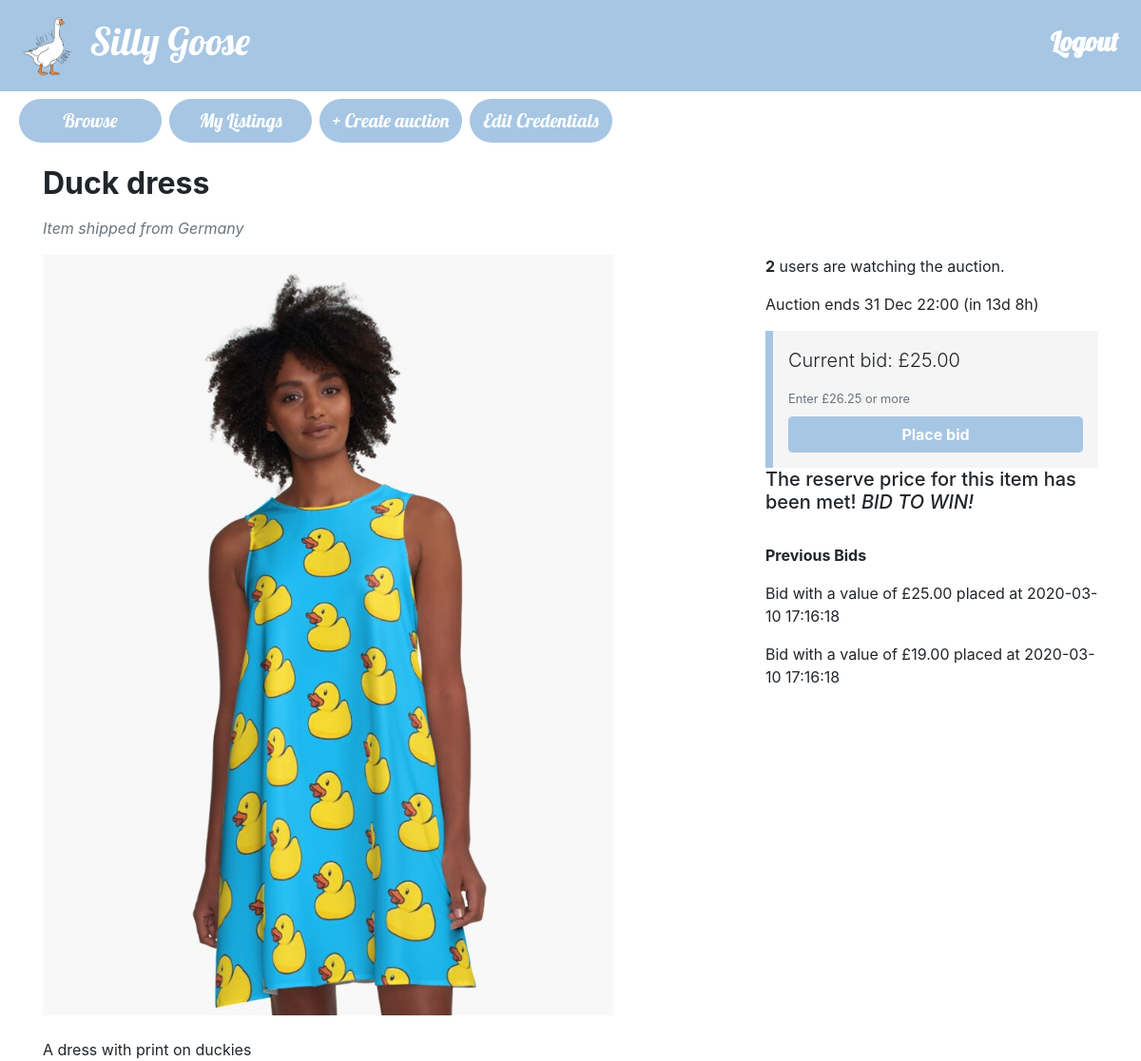
Page /listing.php?item_id=5 (signed in) on the committed database.
### tables this page shows
CREATE TABLE bids (
  bidID INT AUTO_INCREMENT PRIMARY KEY,
  buyerEmail VARCHAR(50),
  auctionID INT,
  bidValue FLOAT(10,2),
  bidDate TIMESTAMP NOT NULL DEFAULT CURRENT_TIMESTAMP);

### utilities.php (called while the page is built, shortened)
<?php
function display_time_remaining($interval) {
    if ($interval->days == 0 && $interval->h == 0) {
      $time_remaining = $interval->format('%im %Ss');
    }
    else if ($interval->days == 0) {
      $time_remaining = $interval->format('%hh %im');
    }
    else {
      $time_remaining = $interval->format('%ad %hh');
    }
  return $time_remaining;
}
function query($query) {
  $connection = mysqli_connect($dbhost,$dbuser,$dbpass,$dbname);
  $result = mysqli_query($connection,$query);
  return $result;
}
?>

### listing.php (the view, shortened to what this page needs)
<?php include_once("header.php")?>
<?php include_once("utilities.php")?>
<?php
$item_id = $_GET['item_id'];
$query = "SELECT a.auctionID, a.title, a.description, a.endDate, a.picture, a.reservePrice, a.startPrice,
COALESCE(b.current_price,a.startPrice) AS 'current_price', COALESCE(b.num_bids,0) AS 'num_bids'
FROM
(SELECT auctionID, MAX(bidValue) AS 'current_price', COUNT(auctionID) AS 'num_bids' FROM bids GROUP BY auctionID) b
RIGHT JOIN (SELECT * FROM auctions a WHERE a.auctionID = $item_id) a
ON a.auctionID = b.auctionID";
$row = query($query)->fetch_assoc();
$title = $row['title'];
$description = $row['description'];
$current_price = $row['current_price'];
$end_time = new DateTime($row['endDate']);
$image = $row['picture'];
$start_price = $row['startPrice'];
$now = new DateTime();
$query = "SELECT u.country
FROM users u
JOIN auctions a
ON a.sellerEmail = u.email
WHERE a.auctionID = {$item_id}";
$country = query($query)->fetch_assoc()['country'];
if ($now < $end_time) {
  $query = "SELECT *
  FROM watching
  WHERE auctionID = {$item_id}";
  $num_watching = mysqli_num_rows(query($query));
  $time_to_end = date_diff($now, $end_time);
  $time_remaining = ' (in ' . display_time_remaining($time_to_end) . ')';
}
?>
<div class="container">
<div class="row">
  <div class="col-sm-8">
    <h2 class="my-3"><b><?php echo($title); ?></b></h2>
    <p class="text-muted"><i>Item shipped from <?php echo($country)?></i></p>
  </div>
</div>
<div class="row">
  <div class="col-sm-8">
    <div class="itemDescription">
    <img alt="" src="images/<?php echo $image; ?>" style="max-width:600px;width:100%"> <br><br>
    <?php echo($description); ?>
    </div>
  </div>
  <div class="col-sm-4">
    <?php if ($now > $end_time):?>
      <p><i>This auction ended <?php echo(date_format($end_time, 'j M H:i'))?></i></p>
      <p><?php echo($expiry_circumstances)?></p>
      <?php
        echo("<div style='padding-left:1rem;border-left:#A6C6E3 solid .5rem;background-color:#F5F5F5;padding-top:1rem;padding-bottom:1rem;padding-right:1rem'>");
        if ($expiry_circumstances == "Unsuccessful auction - no bids placed"){
          echo("<h3><b>£$start_price</b></h3>");
          echo("<p style='margin-bottom:0rem'>Start price</p>");
        }
        else {
          echo("<h3><b>£$current_price</b></h3>");
          echo("<p style='margin-bottom:0rem'>Final price</p>");
        }
        echo("</div>")
        ?>
    <?php else:?>
      <?php
      if ($num_watching == 1) {
        echo("<p><b>1</b> user is watching the auction</p>");
      }
      else{
        echo("<p><b>{$num_watching}</b> users are watching the auction.</p>");
      }
      ?>
      <p>Auction ends <?php echo(date_format($end_time, 'j M H:i') . $time_remaining) ?></p>
      <div style='padding-left:1rem;border-left:#A6C6E3 solid .5rem;background-color:#F5F5F5;padding-top:1rem;padding-bottom:1rem;padding-right:1rem'>
      <p class="lead">Current bid: £<?php echo(number_format($current_price, 2)) ?></p>
      <?php if (!isset($_SESSION['account_type']) || $_SESSION['account_type'] == 'seller'){
        $noWatch = true;
      }
      else{
        $noWatch = false;
      }
      ?>
      <form method="POST" id="createNewBid" action=<?php echo("place_bid.php?item_id=".$item_id)?>>
        <small style="margin-bottom:.5rem" id="bidHelp" class="form-text text-muted" <?php if ($noWatch) echo('style="display: none"');?>> <?php echo("Enter £".number_format(round($current_price*1.05,2),2)." or more")?> </small>
        <button type="submit" style="border-color:#A6C6E3;background-color:#A6C6E3"class="btn btn-primary form-control"<?php if ($noWatch) echo('style="display: none"');?>><b>Place bid</b></button>
      </form>
    </div>
<?php endif ?>
<?php
  if ($now > $end_time) {
    exit;
  }else{
    $query = "SELECT reservePrice FROM auctions WHERE auctionID = {$item_id}";
    $result = query($query);
    $result = $result->fetch_assoc();
    $reserve_price = $result['reservePrice'];
    if ($reserve_price <= $current_price){
      echo('<h5>The reserve price for this item has been met! <i> BID TO WIN!</i> </h5>');
    }else{
      echo('<h5>The reserve price for this item has <b> NOT </b> been met! <i> BID! BID! BID!</i></h5>');
    }
    }
  if (isset($_SESSION['account_type'])){
  echo("<br>");
  echo("<p> <b> Previous Bids </b> </p>");
  $query = "SELECT bidValue, bidDate, buyerEmail
  FROM bids
  WHERE auctionID = {$item_id}
  ORDER BY bidValue DESC
  LIMIT 10";
  $result = query($query);
  while ($row = $result->fetch_assoc()){
    $bid_value = $row['bidValue'];
    $bid_date = $row['bidDate'];
    $buyer_email = $row['buyerEmail'];
    if ((isset($email))&&($buyer_email == $email)){
      echo("<p>You placed a £{$bid_value} bid at {$bid_date}</p>");
    }
    else {
      echo("<p>Bid with a value of £{$bid_value} placed at {$bid_date}</p>");
    }
  }
  }
?>
  </div>
</div>
<?php include_once("footer.php")?>

### rows in the picture
bids: bidValue "25.00", bidDate "2020-03-10 17:16:18"
bids: bidValue "19.00", bidDate "2020-03-10 17:16:18"

### other values in the picture
$title "Duck dress"
$country "Germany"
$description "A dress with print on duckies"
$num_watching "2"
date_format($end_time, 'j M H:i') "31 Dec 22:00"
$time_remaining "(in 13d 8h)"
$current_price "25.00"
$current_price*1.05 "26.25"
